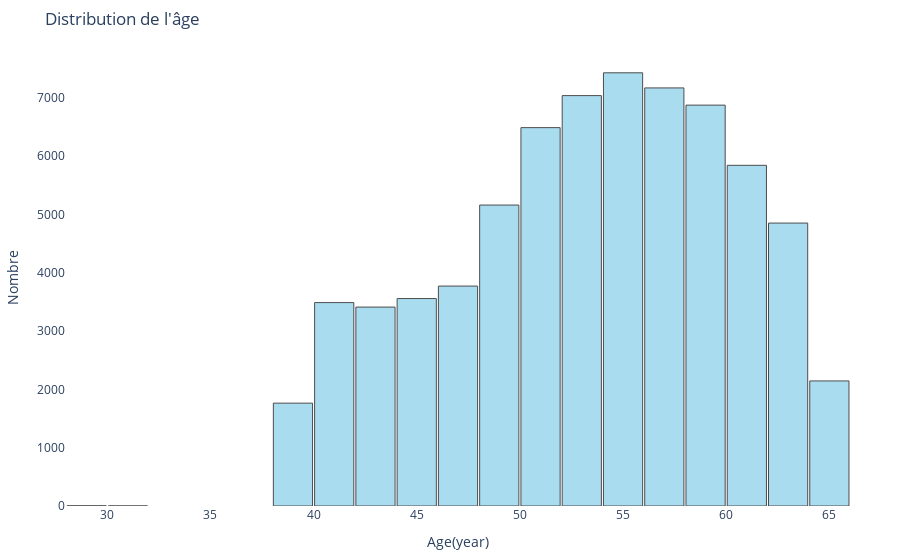

The notebook cell saved with this chart:
### Markdown cell above
Distribution de l'âge

### Code cell
# Création de l'histogramme
fig = px.histogram(maladie, x="Age(year)", nbins=30, title="Distribution de l'âge")

# Ajustements esthétiques
fig.update_traces(marker_color='skyblue', marker_line_color='black', marker_line_width=1, opacity=0.7)

# Ajustements de la mise en page
fig.update_layout(xaxis_title="Age(year)", yaxis_title="Nombre", showlegend=False,
                  bargap=0.05, plot_bgcolor='rgba(0,0,0,0)', margin=dict(l=50, r=50, t=50, b=50))

# Affichage du graphique
fig.show()

### Figure 1 — Plotly figure (JSON) as saved in the notebook; plotly's stock layout.template omitted (floating-point values rounded to 4 significant figures; data arrays with more than 128 entries replaced by an {"elided": "..."} marker saying what was removed)
{"data": [{"alignmentgroup": "True", "bingroup": "x", "hovertemplate": "Age(year)=%{x}<br>count=%{y}<extra></extra>", "legendgroup": "", "marker": {"color": "skyblue", "line": {"color": "black", "width": 1}, "pattern": {"shape": ""}}, "name": "", "nbinsx": 30, "offsetgroup": "", "opacity": 0.7, "orientation": "v", "showlegend": false, "type": "histogram", "x": {"elided": "68969 float values"}, "xaxis": "x", "yaxis": "y"}], "layout": {"bargap": 0.05, "barmode": "relative", "legend": {"tracegroupgap": 0}, "margin": {"b": 50, "l": 50, "r": 50, "t": 50}, "plot_bgcolor": "rgba(0,0,0,0)", "showlegend": false, "title": {"text": "Distribution de l'âge"}, "xaxis": {"anchor": "y", "domain": [0, 1], "title": {"text": "Age(year)"}}, "yaxis": {"anchor": "x", "domain": [0, 1], "title": {"text": "Nombre"}}}}
